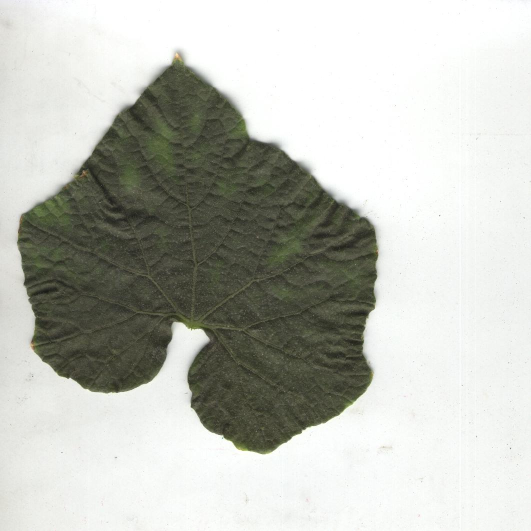
#> input picture database/pepino_1.jpg, 1062 x 1062 px (shown at 1/2 size)
$ python test_corr.py   (Python 2 division)
#> lines starting #> are read from the running program, lines starting #| are printed output that depends on the picture; after the words box and inside, x2 and y2 are one past the last pixel; in counts of white or black regions, pixels touching at a corner belong together; long printed decimals are rounded
### contour_fft.py
import numpy as np
import time
import cv2

def get_contour_fft(image_path, show_image=False, show_values=False):
    ''' Obtains FFT from contour vector of a leaf image in image_path

    This function takes three arguments: the path to the image, and two more
    to show the image from image_path and show the obtained values. Calculates
    a vector from the contour of the leaf in a clockwise direction and returns
    the FFT from that vector
    '''
#> called with image_path = 'database/pepino_1.jpg', show_image = True, show_values = True
    # Loads the image from image_path
    img = cv2.imread(image_path)[:,:,0]
#> img: shape (1062, 1062); min 10, max 255, mean 184.1

    # Applies Otsu threshold
    ret2,img = cv2.threshold(img,0,255,cv2.THRESH_BINARY+cv2.THRESH_OTSU)
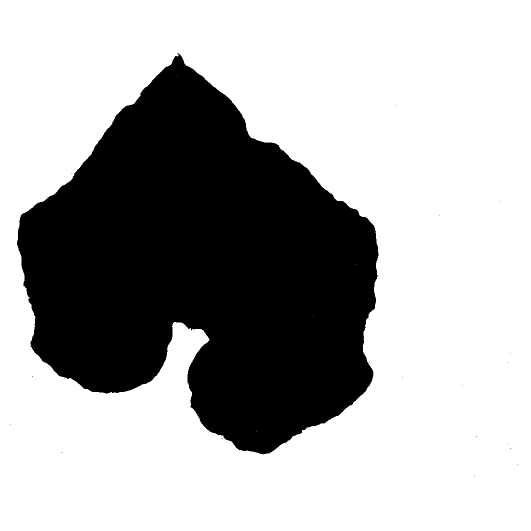
#> img: shape (1062, 1062) (shown at 1/2 size); 68% white; 20 black regions (19 under 20 px), largest, box (x1, y1, x2, y2) and area: (34, 106, 757, 909) 360368
#> ret2 = 150

    # Closing operation (wich would be opening if object were white) to
    # eliminate noise due to small particles as dust
    kernel = np.ones((3,3), np.uint8)
    image = cv2.morphologyEx(img, cv2.MORPH_CLOSE, kernel)
#> image: shape (1062, 1062); 68.1% white; 1 black region, box (x1, y1, x2, y2) and area: (34, 109, 757, 908) 360332

    # Shows the black and white image with grayed contour
    if show_image:
        cv2.namedWindow('image', cv2.WINDOW_NORMAL)
        cv2.resizeWindow('image', 480,480)
        cv2.imshow('image', image)
        cv2.waitKey(0)
        cv2.destroyAllWindows()

    # Finds a point to start the algorithm
    flag = 0
    for i in xrange(len(image)):
        for j in xrange(len(image[0])):
            if image[i, j] == 0:
                x_i = i
                y_i = j
                flag = 1
                break
        if flag:
            break
#> this loop made 110 passes

    next = 3
    # [x, y] is the starting point
    x = x_i
    y = y_i
    image[x, y] = 128
#> image: shape (1062, 1062); min 0, max 255, mean 173.5
    values = list()

    # Find the vector of directions around the leaf's contour
    while x != x_i or y != y_i or len(values) == 0:
        # Creates a list with the neighbour pixels
        neighbours = [[x-1, y-1], [x-1, y], [x-1, y+1], [x, y+1], [x+1, y+1],
            [x+1, y], [x+1, y-1], [x, y-1]]
        # Finds the direction of the next pixel clockwise
        for i in range(8):
            pixel = image[neighbours[next][0], neighbours[next][1]]
            if pixel == 0 or pixel == 128:
                break
            next = next + 1
            if next == 8:
                next = 0

        values.append(next)

        # Updates the actual pixel value
        x = neighbours[next][0]
        y = neighbours[next][1]

        # Changes the pixel color to gray to make it visible on the image
        image[x,y] = 128

        # Little trick to make the algorithm work
        if next < 2:
            next = 5 + next
        else:
            next = next - 2
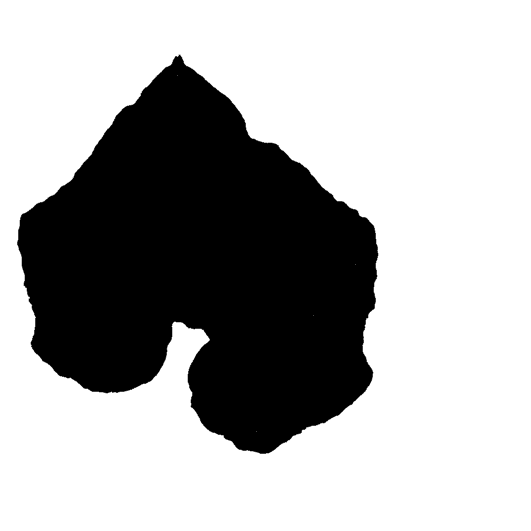
#> image: shape (1062, 1062) (shown at 1/2 size); min 0, max 255, mean 173.8
#> after the loop, next = 6; values = 2432 values, max 7 at index 631, min 0 at index 891, mean 3.55

    # Prints amount of values and how many times each one has been repeated
    if show_values:
        print 'Values: {}, 0s: {}, 1s: {}, 2s: {}, 3s: {}, 4s: {}, 5s: {}, '\
            '6s: {}, 7s: {}'.format(len(values), values.count(0),
            values.count(1), values.count(2), values.count(3), values.count(4),
            values.count(5), values.count(6), values.count(7))
#| Values: 2432, 0s: 241, 1s: 399, 2s: 311, 3s: 196, 4s: 314, 5s: 391, 6s: 246, 7s: 334

    # Zero padding to get a 4096 length vector
    while (len(values) < 2**12):
        values.append(0)
#> after the loop, values = 4096 values, max 7 at index 631, min 0 at index 891, mean 2.11

    # Computes FFT, eliminates the second half of the spectrum and computes
    # absoulte values
    fft = np.fft.fft(values)[1:2**11+1]
    fft = np.absolute(fft)
#> fft = 2048 values, max 5306.1 at index 0, min 0.775 at index 441, mean 66.18

    # Normalizes the vector to an amplitude of 100
    m = max(fft) / 100.0
#> m = 53.06
    for i in xrange(len(fft)):
        fft[i] /= m
#> after the loop, fft = 2048 values, max 100 at index 0, min 0.0146 at index 441, mean 1.25

    return fft

### test_corr.py
import matplotlib.pyplot as plt
import contour_fft
import numpy as np

image_path1 = 'database/pepino_1.jpg'
image_path2 = 'database/pepino_4.jpg'
show_image = True
show_values = True

fft1 = contour_fft.get_contour_fft(image_path1, show_image, show_values)
#> fft1 has the same summary as fft in get_contour_fft

fft2 = contour_fft.get_contour_fft(image_path2, show_image, show_values)
#> call 2 of get_contour_fft, with image_path = 'database/pepino_4.jpg', show_image = True, show_values = True
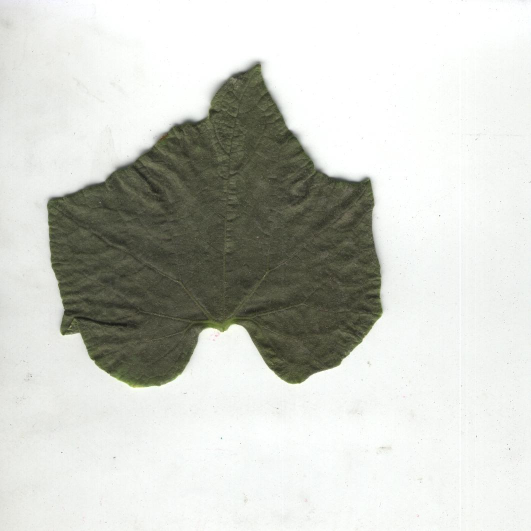
#> input picture database/pepino_4.jpg, 1062 x 1062 px (shown at 1/2 size)
#> in get_contour_fft (call 2), `img = cv2.imread(image_path)[:,:,0]`:
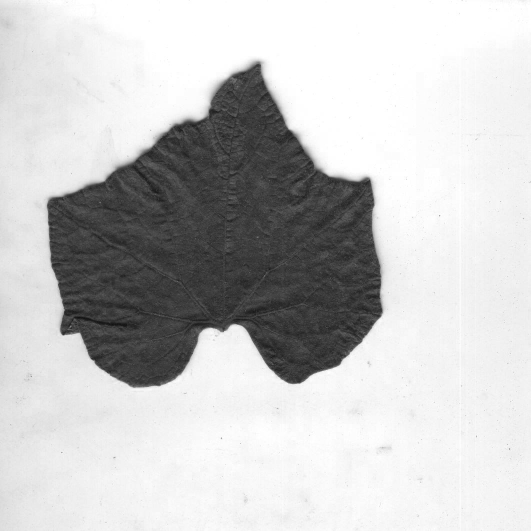
#> img: shape (1062, 1062) (shown at 1/2 size); min 9, max 255, mean 198.2
#> in get_contour_fft (call 2), `ret2,img = cv2.threshold(img,0,255,cv2.THRESH_BINARY+cv2.THRESH_OTSU)`:
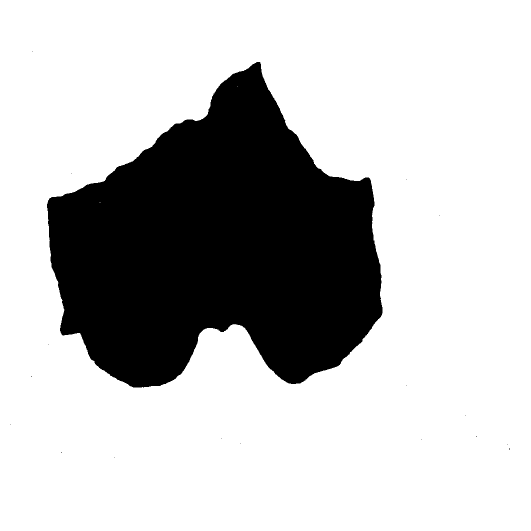
#> img: shape (1062, 1062) (shown at 1/2 size); 75.2% white; 18 black regions (17 under 20 px), largest, box (x1, y1, x2, y2) and area: (94, 124, 765, 775) 279756
#> in get_contour_fft (call 2), `ret2,img = cv2.threshold(img,0,255,cv2.THRESH_BINARY+cv2.THRESH_OTSU)`: ret2 = 152
#> in get_contour_fft (call 2), `image = cv2.morphologyEx(img, cv2.MORPH_CLOSE, kernel)`: image: shape (1062, 1062); 75.2% white; 1 black region, box (x1, y1, x2, y2) and area: (94, 124, 765, 775) 279743
#> the loop in get_contour_fft (call 2), `for i in xrange(len(image)):` made 125 passes
#> in get_contour_fft (call 2), `image[x, y] = 128`: image: shape (1062, 1062); min 0, max 255, mean 191.8
#> after the loop in get_contour_fft (call 2), `while x != x_i or y != y_i or len(values) == 0:`:
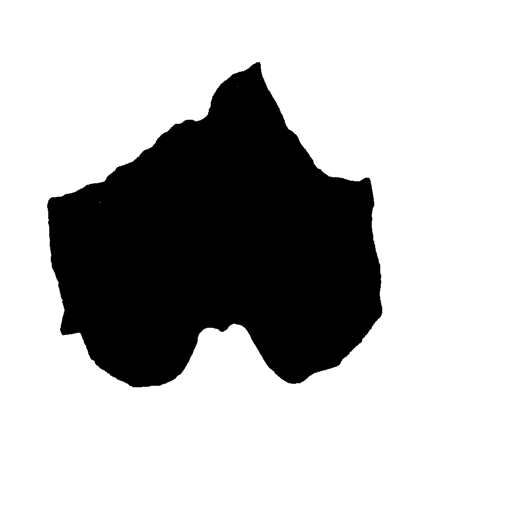
#> image: shape (1062, 1062) (shown at 1/2 size); min 0, max 255, mean 192
#> after the loop in get_contour_fft (call 2), `while x != x_i or y != y_i or len(values) == 0:`: next = 0; values = 2132 values, max 7 at index 610, min 0 at index 811, mean 3.54
#| Values: 2132, 0s: 212, 1s: 337, 2s: 244, 3s: 276, 4s: 174, 5s: 407, 6s: 212, 7s: 270
#> after the loop in get_contour_fft (call 2), `while (len(values) < 2**12):`: values = 4096 values, max 7 at index 610, min 0 at index 811, mean 1.84
#> in get_contour_fft (call 2), `fft = np.absolute(fft)`: fft = 2048 values, max 5120.4 at index 0, min 0.371 at index 293, mean 59.06
#> in get_contour_fft (call 2), `m = max(fft) / 100.0`: m = 51.2
#> after the loop in get_contour_fft (call 2), `for i in xrange(len(fft)):`: fft = 2048 values, max 100 at index 0, min 0.00724 at index 293, mean 1.15
#> fft2 has the same summary as fft in get_contour_fft

print 'Correlation coeff: ', np.correlate(fft1, fft2)
#| Correlation coeff:  [16667.773]

plt.figure(1)
plt.subplot(211)
plt.plot(fft1)

plt.subplot(212)
plt.plot(fft2)
plt.show()
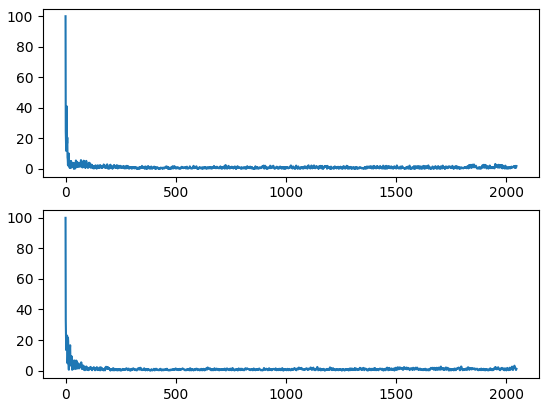
#> figure drawn by matplotlib, 2 panels; panel 1: curve peaks at x = 0, y = 100; panel 2: curve peaks at x = 0, y = 100
